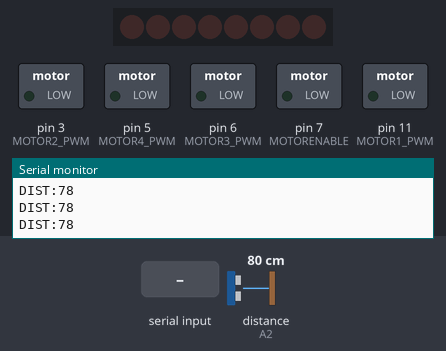
Bench run of a sketch on a simulated Arduino Uno, built with avr-gcc and run on an emulated ATmega328P. Parts: 8 shift-register outputs drawn as a row of LEDs (first output left, lit = HIGH), switched loads named in the sketch (green lamp = pin HIGH), the last lines printed to the serial monitor. Wiring (inferred from the names in the program): ultrasonic range finder: trigger A1; echo A2; shift register (74HC595): data pin 8; shift clock pin 4; latch pin 12. Wiring (inferred from the signals the program sends): row of LEDs: on Q0, Q1, Q2, Q3, Q4, Q5, Q6, Q7. The inputs (shaded band) are chosen by the test bench; at power-on: distance to the obstacle (sensor on A2) 80 cm. The echo pulse lasts 58.3 µs per cm; pins used as bus, display or sensor lines are not drawn.

Above: at 1.2 s.
1.3 s: "F\n" received over Serial
At 1.9 s:
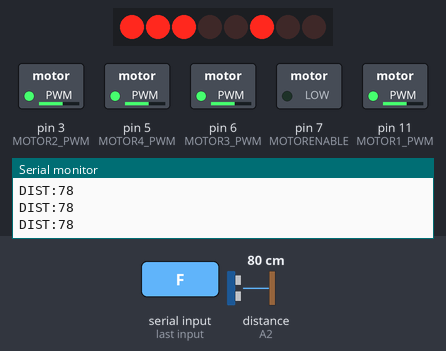
3.6 s: "B\n" received over Serial
At 4.2 s:
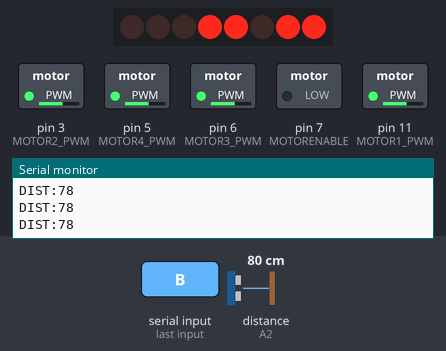
5.9 s: "L\n" received over Serial
At 6.3 s:
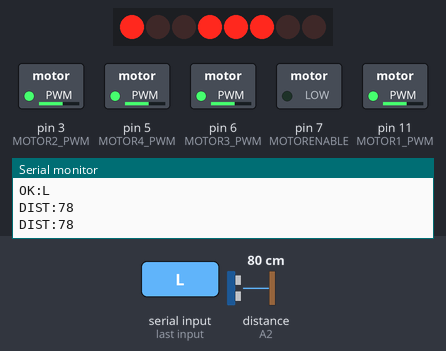
7.9 s: "R\n" received over Serial
9.4 s: "F:\n" received over Serial
10.9 s: "B:\n" received over Serial
At 11.9 s:
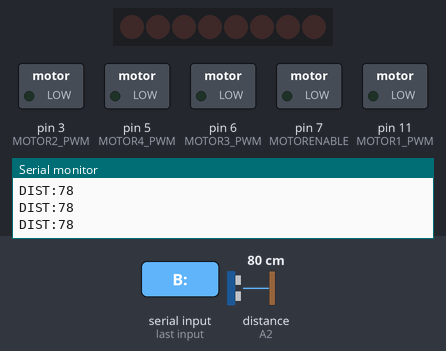
Timing chart, 0 to 13.5 s (numbered marks = the images above; inputs shaded):
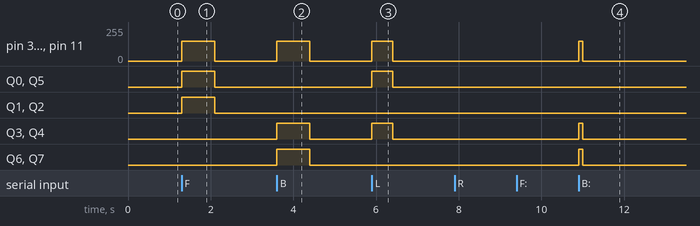

The sketch:

arduino_uno_nexrover.ino
```cpp
/**
 * NEX-ROVER: Arduino UNO R3 Main Controller & Motor Driver (Version 2.0)
 *
 * Hardware Interface:
 * 1. HW-130 / L293D Motor Shield V1 (4 DC Motors driven via 74HC595 shift register).
 * 2. HC-SR04 Ultrasonic Sonar (Trig A1, Echo A2) for real-time obstacle detection.
 * 3. SoftwareSerial (Pins 9 RX, 10 TX) to Arduino Nano for 4-DOF Robotic Arm.
 * 4. Hardware Serial (Pins 0 RX, 1 TX / USB) to Laptop PC or ESP32-CAM at 115200 baud.
 *
 * Protocol & Safety Features:
 * - Default stopped at boot.
 * - Hardware command watchdog: auto-stops motors if communication lapses > 1500ms during motion.
 * - Bounded duration per movement: movements auto-stop after <= 1000ms.
 * - Local obstacle safety: auto-stops forward drive if distance < 15cm.
 * - Explicit acknowledgements: "OK:<cmd>", "PONG:NEXROVER_UNO_V2", "ERR:<reason>".
 */

#include <SoftwareSerial.h>

// L293D Motor Shield V1 (HW-130 compatible) Pin Definitions
#define MOTORLATCH  12
#define MOTORCLK    4
#define MOTORENABLE 7
#define MOTORDATA   8

#define MOTOR1_PWM  11
#define MOTOR2_PWM  3
#define MOTOR3_PWM  6
#define MOTOR4_PWM  5

// Direction bits in 74HC595 shift register
#define MOTOR1_A 2
#define MOTOR1_B 3
#define MOTOR2_A 1
#define MOTOR2_B 4
#define MOTOR3_A 5
#define MOTOR3_B 7
#define MOTOR4_A 0
#define MOTOR4_B 6

// Ultrasonic Sensor HC-SR04 Pins
#define TRIG_PIN A1
#define ECHO_PIN A2

// SoftwareSerial to Arduino Nano (Servos)
SoftwareSerial nanoSerial(9, 10);

// Motor & Safety States
int motorSpeed = 150;                  // Default conservative speed (0 to 255)
bool isMoving = false;
unsigned long moveStartTime = 0;
unsigned long moveDurationMs = 1000;   // Bounded movement duration (max 1000ms)
unsigned long lastSerialHeartbeat = 0;
const unsigned long WATCHDOG_TIMEOUT_MS = 1500; // Auto-stop if no command in 1.5s
unsigned long lastSonarTime = 0;
long currentDistanceCm = -1;

void latch_tx(uint8_t data) {
  digitalWrite(MOTORLATCH, LOW);
  shiftOut(MOTORDATA, MOTORCLK, MSBFIRST, data);
  digitalWrite(MOTORLATCH, HIGH);
}

void setMotorPins(uint8_t m1_a, uint8_t m1_b, uint8_t m2_a, uint8_t m2_b,
                  uint8_t m3_a, uint8_t m3_b, uint8_t m4_a, uint8_t m4_b) {
  uint8_t reg = 0;
  if (m1_a) reg |= (1 << MOTOR1_A);
  if (m1_b) reg |= (1 << MOTOR1_B);
  if (m2_a) reg |= (1 << MOTOR2_A);
  if (m2_b) reg |= (1 << MOTOR2_B);
  if (m3_a) reg |= (1 << MOTOR3_A);
  if (m3_b) reg |= (1 << MOTOR3_B);
  if (m4_a) reg |= (1 << MOTOR4_A);
  if (m4_b) reg |= (1 << MOTOR4_B);
  latch_tx(reg);
}

void setSpeeds(int spd) {
  analogWrite(MOTOR1_PWM, spd);
  analogWrite(MOTOR2_PWM, spd);
  analogWrite(MOTOR3_PWM, spd);
  analogWrite(MOTOR4_PWM, spd);
}

void roverStop() {
  setSpeeds(0);
  setMotorPins(0, 0, 0, 0, 0, 0, 0, 0);
  isMoving = false;
}

void roverForward(unsigned long duration = 1000) {
  if (currentDistanceCm > 0 && currentDistanceCm < 15) {
    Serial.println("ERR:OBSTACLE_TOO_CLOSE");
    roverStop();
    return;
  }
  setSpeeds(motorSpeed);
  setMotorPins(1, 0, 1, 0, 1, 0, 1, 0);
  isMoving = true;
  moveStartTime = millis();
  moveDurationMs = min(duration, (unsigned long)1000);
}

void roverBackward(unsigned long duration = 1000) {
  setSpeeds(motorSpeed);
  setMotorPins(0, 1, 0, 1, 0, 1, 0, 1);
  isMoving = true;
  moveStartTime = millis();
  moveDurationMs = min(duration, (unsigned long)1000);
}

void roverLeft(unsigned long duration = 600) {
  setSpeeds(motorSpeed);
  // Skid steer left: left wheels reverse, right wheels forward
  setMotorPins(0, 1, 0, 1, 1, 0, 1, 0);
  isMoving = true;
  moveStartTime = millis();
  moveDurationMs = min(duration, (unsigned long)1000);
}

void roverRight(unsigned long duration = 600) {
  setSpeeds(motorSpeed);
  // Skid steer right: left wheels forward, right wheels reverse
  setMotorPins(1, 0, 1, 0, 0, 1, 0, 1);
  isMoving = true;
  moveStartTime = millis();
  moveDurationMs = min(duration, (unsigned long)1000);
}

long measureDistanceCm() {
  digitalWrite(TRIG_PIN, LOW);
  delayMicroseconds(2);
  digitalWrite(TRIG_PIN, HIGH);
  delayMicroseconds(10);
  digitalWrite(TRIG_PIN, LOW);

  long duration = pulseIn(ECHO_PIN, HIGH, 25000); // 25ms timeout (~4m max)
  if (duration == 0) return -1;
  return duration * 0.034 / 2;
}

void setup() {
  // Serial to Laptop USB or ESP32-CAM (115200 baud)
  Serial.begin(115200);

  // Serial to Arduino Nano (Robotic Arm) (9600 baud)
  nanoSerial.begin(9600);

  // Motor shield shift register control pins
  pinMode(MOTORLATCH, OUTPUT);
  pinMode(MOTORCLK, OUTPUT);
  pinMode(MOTORENABLE, OUTPUT);
  pinMode(MOTORDATA, OUTPUT);
  digitalWrite(MOTORENABLE, LOW);

  // PWM speed control pins
  pinMode(MOTOR1_PWM, OUTPUT);
  pinMode(MOTOR2_PWM, OUTPUT);
  pinMode(MOTOR3_PWM, OUTPUT);
  pinMode(MOTOR4_PWM, OUTPUT);

  // Sonar pins
  pinMode(TRIG_PIN, OUTPUT);
  pinMode(ECHO_PIN, INPUT);

  roverStop();
  lastSerialHeartbeat = millis();
  Serial.println("INIT:NEXROVER_UNO_READY");
}

void loop() {
  unsigned long now = millis();

  // 1. Process incoming commands from USB Serial / ESP32-CAM
  if (Serial.available()) {
    String cmd = Serial.readStringUntil('\n');
    cmd.trim();
    lastSerialHeartbeat = now;

    if (cmd == "F" || cmd.startsWith("F:")) {
      unsigned long dur = 800;
      if (cmd.startsWith("F:")) dur = constrain(cmd.substring(2).toInt(), 100, 1000);
      roverForward(dur);
      Serial.println("OK:F");
    } else if (cmd == "B" || cmd.startsWith("B:")) {
      unsigned long dur = 800;
      if (cmd.startsWith("B:")) dur = constrain(cmd.substring(2).toInt(), 100, 1000);
      roverBackward(dur);
      Serial.println("OK:B");
    } else if (cmd == "L" || cmd.startsWith("L:")) {
      unsigned long dur = 500;
      if (cmd.startsWith("L:")) dur = constrain(cmd.substring(2).toInt(), 100, 1000);
      roverLeft(dur);
      Serial.println("OK:L");
    } else if (cmd == "R" || cmd.startsWith("R:")) {
      unsigned long dur = 500;
      if (cmd.startsWith("R:")) dur = constrain(cmd.substring(2).toInt(), 100, 1000);
      roverRight(dur);
      Serial.println("OK:R");
    } else if (cmd == "S" || cmd == "STOP") {
      roverStop();
      Serial.println("OK:S");
    } else if (cmd.startsWith("V:")) {
      int spd = cmd.substring(2).toInt();
      if (spd >= 0 && spd <= 255) {
        motorSpeed = spd;
        setSpeeds(motorSpeed);
        Serial.print("OK:V:");
        Serial.println(motorSpeed);
      } else {
        Serial.println("ERR:SPEED_OUT_OF_RANGE");
      }
    } else if (cmd.startsWith("ARM:")) {
      // Forward validated arm command to Arduino Nano via SoftwareSerial
      nanoSerial.println(cmd);
      Serial.println("OK:" + cmd);
    } else if (cmd == "PING") {
      Serial.println("PONG:NEXROVER_UNO_V2");
    } else if (cmd == "STATUS") {
      Serial.print("STATUS:SPD=");
      Serial.print(motorSpeed);
      Serial.print(";DIST=");
      Serial.println(currentDistanceCm);
    } else if (cmd.length() > 0) {
      Serial.println("ERR:UNKNOWN_COMMAND");
      roverStop();
    }
  }

  // 2. Bounded Movement Duration Enforcer
  if (isMoving && (now - moveStartTime >= moveDurationMs)) {
    roverStop();
    Serial.println("OK:DURATION_COMPLETE");
  }

  // 3. Hardware Safety Watchdog (Auto-stop if serial communication drops while moving)
  if (isMoving && (now - lastSerialHeartbeat > WATCHDOG_TIMEOUT_MS)) {
    roverStop();
    Serial.println("WARN:WATCHDOG_STOP");
  }

  // 4. Sonar Obstacle Measurement & Active Safety Guard
  if (now - lastSonarTime >= 200) {
    lastSonarTime = now;
    long dist = measureDistanceCm();
    if (dist >= 0 && dist < 400) {
      currentDistanceCm = dist;
      Serial.print("DIST:");
      Serial.println(dist);

      // Active Obstacle Stop: Auto-stop immediately if obstacle is < 15cm
      if (dist < 15 && isMoving) {
        roverStop();
        Serial.println("WARN:OBSTACLE_COLLISION_PREVENTED");
      }
    }
  }
}
```

Measured:
- after the input at 1.3 s, pin 3 (MOTOR2_PWM), pin 5 (MOTOR4_PWM), pin 6 (MOTOR3_PWM), pin 11 (MOTOR1_PWM): 0/255 → 150/255 at once, → 0/255 0.80 s later; Q0–2, Q5: LOW → HIGH at once, → LOW 0.80 s later
- after the input at 3.6 s, pin 3 (MOTOR2_PWM), pin 5 (MOTOR4_PWM), pin 6 (MOTOR3_PWM), pin 11 (MOTOR1_PWM): 0/255 → 150/255 at once, → 0/255 0.80 s later; Q3, Q4, Q6, Q7: LOW → HIGH at once, → LOW 0.80 s later
- after the input at 5.9 s, pin 3 (MOTOR2_PWM), pin 5 (MOTOR4_PWM), pin 6 (MOTOR3_PWM), pin 11 (MOTOR1_PWM): 0/255 → 150/255 at once, → 0/255 0.50 s later; Q0, Q3–5: LOW → HIGH at once, → LOW 0.50 s later
- after the input at 10.9 s, pin 3 (MOTOR2_PWM), pin 5 (MOTOR4_PWM), pin 6 (MOTOR3_PWM), pin 11 (MOTOR1_PWM): 0/255 → 150/255 at once, → 0/255 0.10 s later; Q3, Q4, Q6, Q7: LOW → HIGH at once, → LOW 0.10 s later
